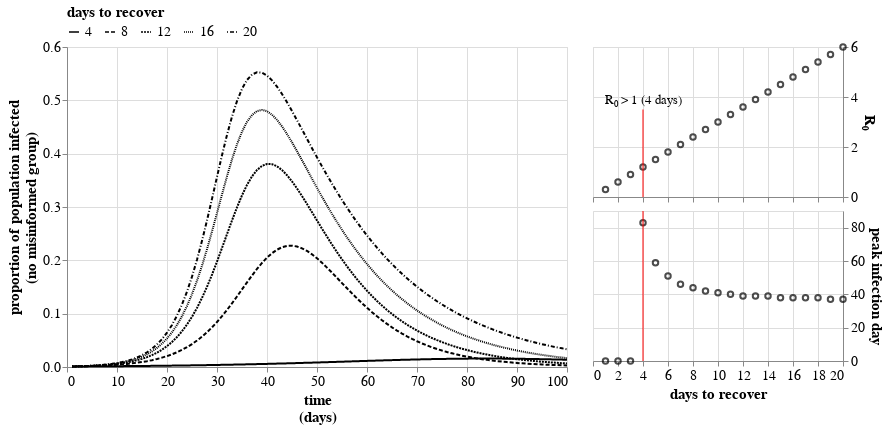

This figure's notebook cell:
### Code cell
min_rec = r0frames[r0frames['r0'] > 1]['rec_days'].min()

rule_text_df = pd.DataFrame({
    'x' : [r0frames[r0frames['r0'] > 1]['rec_days'].min()],
    'y1' : [0],
    'y2' : [3.5],
    'text' : [f"R₀ > 1 ({min_rec} days)"]
})

rnaught_fig = alt.Chart(r0frames).mark_point(color='black').encode(
    x = alt.X(
        "rec_days:Q",
        axis = alt.Axis(
            title=None,
            labels=False
        )
    ),
    y = alt.Y("r0:Q", title = "R₀", axis=alt.Axis(orient='right')),
) + alt.Chart(rule_text_df).mark_text(
    dx=0,
    dy=-10,
    fontSize=13
).encode(
    x = 'x:Q',
    y = 'y2:Q',
    text = 'text'
) + alt.Chart(rule_text_df).mark_rule(color = 'red').encode(
    x = 'x:Q',
    y = 'y1:Q',
    y2 = 'y2:Q'
).properties(height=150, width=250)
    


rule_text_df = pd.DataFrame({
    'x' : [r0frames[r0frames['r0'] > 1]['rec_days'].min()],
    'y1' : [0],
    'y2' : [90],
    'text' : [f"R0 > 1 ({min_rec} days)"]
})

peaks_fig = alt.Chart(peaks_df).mark_point(color='black').encode(
    x = alt.X("recovery:Q", title =['days to recover']),
    y = alt.Y("peak_day:Q", title = "peak infection day", axis=alt.Axis(orient='right')),
) + alt.Chart(rule_text_df).mark_rule(color = 'red').encode(
    x = 'x:Q',
    y = 'y1:Q',
    y2 = 'y2:Q'
).properties(height=150, width=250)



alt.hconcat(
    lines, 
    alt.vconcat(rnaught_fig,peaks_fig, spacing=5),
).configure_axis(
    titleFontSize=15,
    labelFontSize=14,
    labelAngle=0
).configure_legend(
    titleFontSize=15,
    labelFontSize=14,
    orient='top',
    offset=0
)

### Figure 1 — Vega-Lite specification as saved in the notebook (floating-point values rounded to 4 significant figures; data arrays with more than 128 entries replaced by an {"elided": "..."} marker saying what was removed)
{"config": {"view": {"continuousWidth": 400, "continuousHeight": 300}, "axis": {"labelAngle": 0, "labelFontSize": 14, "titleFontSize": 15}, "legend": {"labelFontSize": 14, "offset": 0, "orient": "top", "titleFontSize": 15}}, "hconcat": [{"data": {"name": "data-f24842eafab3cc6fd758a51334ac48ed"}, "mark": {"type": "line", "color": "black", "size": 2}, "encoding": {"strokeDash": {"field": "variable", "title": "days to recover", "type": "nominal"}, "x": {"field": "day", "title": ["time", "(days)"], "type": "quantitative"}, "y": {"field": "value", "title": ["proportion of population infected", "(no misinformed group)"], "type": "quantitative"}}, "height": 320, "transform": [{"filter": "datum.variable % 4 == 0"}], "width": 500}, {"vconcat": [{"layer": [{"data": {"name": "data-1a8ef76cb1ce9e21f76febc10f894aad"}, "mark": {"type": "point", "color": "black"}, "encoding": {"x": {"axis": {"labels": false, "title": null}, "field": "rec_days", "type": "quantitative"}, "y": {"axis": {"orient": "right"}, "field": "r0", "title": "R₀", "type": "quantitative"}}}, {"data": {"name": "data-a47896f47f832aa8ddba3a89a04071b0"}, "mark": {"type": "text", "dx": 0, "dy": -10, "fontSize": 13}, "encoding": {"text": {"field": "text", "type": "nominal"}, "x": {"field": "x", "type": "quantitative"}, "y": {"field": "y2", "type": "quantitative"}}}, {"data": {"name": "data-a47896f47f832aa8ddba3a89a04071b0"}, "mark": {"type": "rule", "color": "red"}, "encoding": {"x": {"field": "x", "type": "quantitative"}, "y": {"field": "y1", "type": "quantitative"}, "y2": {"field": "y2"}}, "height": 150, "width": 250}]}, {"layer": [{"data": {"name": "data-0ddc2d967aa33b26ec35670dbe890ad7"}, "mark": {"type": "point", "color": "black"}, "encoding": {"x": {"field": "recovery", "title": ["days to recover"], "type": "quantitative"}, "y": {"axis": {"orient": "right"}, "field": "peak_day", "title": "peak infection day", "type": "quantitative"}}}, {"data": {"name": "data-92aec9509e1d1fd69d14869550015c53"}, "mark": {"type": "rule", "color": "red"}, "encoding": {"x": {"field": "x", "type": "quantitative"}, "y": {"field": "y1", "type": "quantitative"}, "y2": {"field": "y2"}}, "height": 150, "width": 250}]}], "spacing": 5}], "$schema": "https://vega.github.io/schema/vega-lite/v4.17.0.json", "datasets": {"data-f24842eafab3cc6fd758a51334ac48ed": {"elided": "2000 records"}, "data-1a8ef76cb1ce9e21f76febc10f894aad": [{"r0": 0.3, "rec_days": 1}, {"r0": 0.6, "rec_days": 2}, {"r0": 0.9, "rec_days": 3}, {"r0": 1.2, "rec_days": 4}, {"r0": 1.5, "rec_days": 5}, {"r0": 1.8, "rec_days": 6}, {"r0": 2.1, "rec_days": 7}, {"r0": 2.4, "rec_days": 8}, {"r0": 2.7, "rec_days": 9}, {"r0": 3.0, "rec_days": 10}, {"r0": 3.3, "rec_days": 11}, {"r0": 3.6, "rec_days": 12}, {"r0": 3.9, "rec_days": 13}, {"r0": 4.2, "rec_days": 14}, {"r0": 4.5, "rec_days": 15}, {"r0": 4.8, "rec_days": 16}, {"r0": 5.1, "rec_days": 17}, {"r0": 5.4, "rec_days": 18}, {"r0": 5.7, "rec_days": 19}, {"r0": 6.0, "rec_days": 20}], "data-a47896f47f832aa8ddba3a89a04071b0": [{"x": 4, "y1": 0, "y2": 3.5, "text": "R₀ > 1 (4 days)"}], "data-0ddc2d967aa33b26ec35670dbe890ad7": [{"recovery": 1, "peak_day": 0}, {"recovery": 2, "peak_day": 0}, {"recovery": 3, "peak_day": 0}, {"recovery": 4, "peak_day": 83}, {"recovery": 5, "peak_day": 59}, {"recovery": 6, "peak_day": 51}, {"recovery": 7, "peak_day": 46}, {"recovery": 8, "peak_day": 44}, {"recovery": 9, "peak_day": 42}, {"recovery": 10, "peak_day": 41}, {"recovery": 11, "peak_day": 40}, {"recovery": 12, "peak_day": 39}, {"recovery": 13, "peak_day": 39}, {"recovery": 14, "peak_day": 39}, {"recovery": 15, "peak_day": 38}, {"recovery": 16, "peak_day": 38}, {"recovery": 17, "peak_day": 38}, {"recovery": 18, "peak_day": 38}, {"recovery": 19, "peak_day": 37}, {"recovery": 20, "peak_day": 37}], "data-92aec9509e1d1fd69d14869550015c53": [{"x": 4, "y1": 0, "y2": 90, "text": "R0 > 1 (4 days)"}]}}
